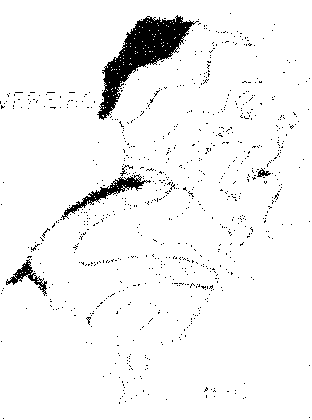
//> input picture src/exercises/convolution-filters/assets/fever-1.pgm, 312 x 420 px
$ ./remove_noise_feb   (built with g++ and OpenCV 4)
//> lines starting //> are read from the running program, lines starting //| are printed output that depends on the picture; after the words box and inside, x2 and y2 are one past the last pixel; in counts of white or black regions, pixels touching at a corner belong together
// remove_noise_feb.cpp - 2024
#include <opencv2/opencv.hpp>
using namespace std;
using namespace cv;

Mat_<uchar> mediana(const Mat_<uchar>& a, int raio)
{
  Mat_<uchar> b(a.rows, a.cols);
  vector<int> v;
  for (int l = 0; l < b.rows; l++)
    for (int c = 0; c < b.cols; c++)
    {
      v.resize(0);
      for (int l2 = -raio; l2 <= raio; l2++)
        for (int c2 = -raio; c2 <= raio; c2++)
        {
          int l3 = l + l2;
          int c3 = c + c2;
          if (l3 < 0)
            l3 = -l3;
          if (a.rows <= l3)
            l3 = a.rows - (l3 - a.rows + 2);
          if (c3 < 0)
            c3 = -c3;
          if (a.cols <= c3)
            c3 = a.cols - (c3 - a.cols + 2);
          v.push_back(a(l3, c3));
        }
      auto meio = v.begin() + v.size() / 2;
      nth_element(v.begin(), meio, v.end());
      b(l, c) = *meio;
    }
  return b;
}

void processaImagem(const string& entrada, const string& saida, int raio, int iteracoes)
{
//> called with entrada = "assets/fever-1.pgm", saida = "results/fever-1-clean.png", raio = 1, iteracoes = 4
  Mat_<uchar> a = imread(entrada, 0);
//> a: 420 rows x 312 cols, CV_8UC1; 95.4% white; 809 black regions (804 under 20 px), largest, box (x1, y1, x2, y2) and area: (97, 15, 199, 120) 3340, (61, 174, 151, 220) 714, (6, 259, 47, 296) 366, (257, 168, 271, 177) 57, (120, 165, 133, 176) 33
  if (a.empty())
    throw runtime_error("Nao foi possivel abrir a imagem: " + entrada);

  for (int i = 0; i < iteracoes; i++)
    a = mediana(a, raio);
//> this loop made 4 passes
//> pass 1, in processaImagem, `a = mediana(a, raio);`:
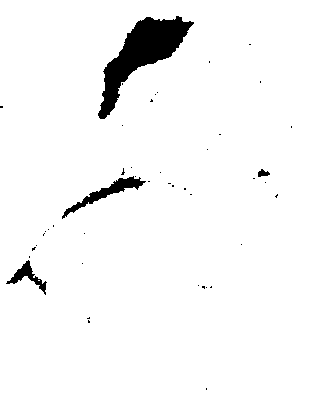
//> a: 420 rows x 312 cols, CV_8UC1; 96.4% white; 45 black regions (41 under 20 px), largest, box (x1, y1, x2, y2) and area: (98, 16, 194, 119) 3451, (62, 176, 146, 219) 708, (6, 260, 47, 295) 379, (258, 169, 270, 177) 60
//> pass 2, in processaImagem, `a = mediana(a, raio);`:
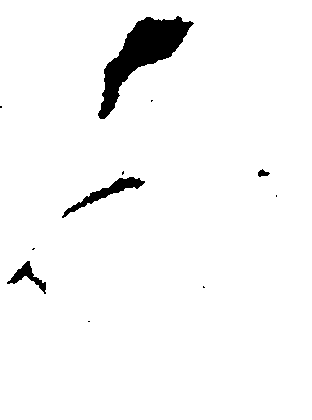
//> a: 420 rows x 312 cols, CV_8UC1; 96.5% white; 11 black regions (7 under 20 px), largest, box (x1, y1, x2, y2) and area: (98, 16, 194, 119) 3449, (62, 177, 145, 218) 702, (7, 261, 46, 294) 374, (258, 169, 270, 177) 57
//> after the loop: a: 420 rows x 312 cols, CV_8UC1; 96.5% white; 4 black regions, box (x1, y1, x2, y2) and area: (98, 16, 193, 119) 3448, (63, 177, 144, 217) 697, (8, 261, 46, 292) 368, (258, 170, 269, 177) 54

  imwrite(saida, a);
}

int main()
{
  processaImagem("assets/fever-1.pgm", "results/fever-1-clean.png", 1, 4);
  processaImagem("assets/fever-2.pgm", "results/fever-2-clean.png", 2, 3);
//> call 2 of processaImagem, with entrada = "assets/fever-2.pgm", saida = "results/fever-2-clean.png", raio = 2, iteracoes = 3
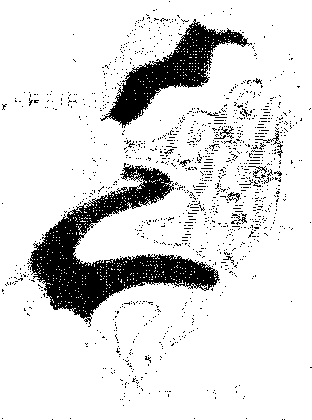
//> input picture src/exercises/convolution-filters/assets/fever-2.pgm, 312 x 420 px
//> in processaImagem (call 2), `Mat_<uchar> a = imread(entrada, 0);`: a: 420 rows x 312 cols, CV_8UC1; 86.7% white; 1229 black regions (1214 under 20 px), largest, box (x1, y1, x2, y2) and area: (27, 163, 220, 327) 9561, (100, 19, 252, 128) 4517, (255, 130, 283, 158) 94
//> the loop in processaImagem (call 2), `for (int i = 0; i < iteracoes; i++)` made 3 passes
//> pass 1, in processaImagem (call 2), `a = mediana(a, raio);`:
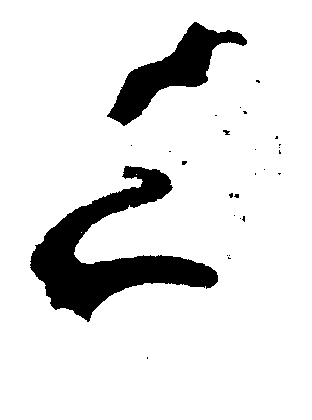
//> a: 420 rows x 312 cols, CV_8UC1; 88.6% white; 27 black regions (24 under 20 px), largest, box (x1, y1, x2, y2) and area: (30, 166, 218, 322) 10130, (107, 22, 247, 126) 4679, (223, 130, 230, 135) 22
//> pass 2, in processaImagem (call 2), `a = mediana(a, raio);`:
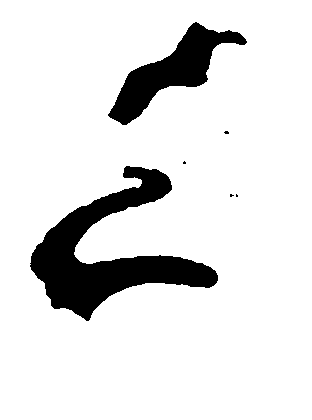
//> a: 420 rows x 312 cols, CV_8UC1; 88.7% white; 6 black regions (4 under 20 px), largest, box (x1, y1, x2, y2) and area: (30, 166, 218, 321) 10125, (108, 22, 247, 125) 4669
//> pass 3, in processaImagem (call 2), `a = mediana(a, raio);`:
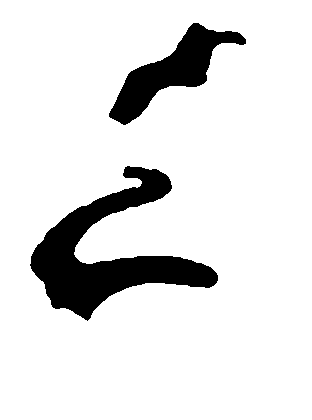
//> a: 420 rows x 312 cols, CV_8UC1; 88.7% white; 2 black regions, box (x1, y1, x2, y2) and area: (30, 166, 218, 321) 10114, (109, 23, 246, 125) 4658
}
